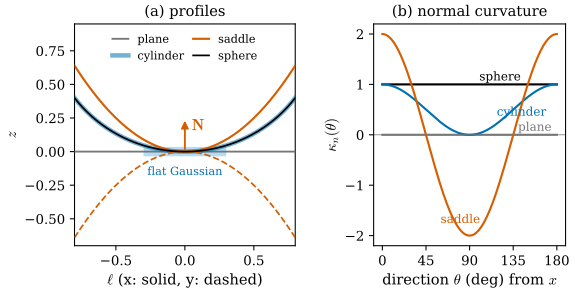

The script that saved this image:
"""Figure 49.1.1: four surfaces with the same tangent plane and normal at the origin, and their normal curvatures.

All four pass through the origin with tangent plane z = 0 and unit normal N = e_3 (upward):
  plane z = 0;  sphere of radius 1 centred at (0, 0, 1);  cylinder of radius 1 with axis {x = 0, z = 1} (along y);
  saddle z = x^2 - y^2 (GUIDELINES §7).
(a) Profiles in the x-direction (solid) and the y-direction (dashed) over |l| <= 0.8, with a flat Gaussian of 1-sigma
    half-width 0.3 in the tangent plane (grey band).
(b) Normal curvature kappa_n(theta) = kappa_1 cos^2 theta + kappa_2 sin^2 theta (Euler's formula) with N = e_3:
    plane (0, 0), sphere (1, 1), cylinder (1, 0), saddle (2, -2).

Run from the project root: PYTHONPATH=tools python3 chapters/49-paper-geosplat/figures/fig-49-1-1-same-normal.py
"""
import numpy as np

import dgfig

dgfig.setup()
import matplotlib.pyplot as plt  # noqa: E402

C = dgfig.COLORS
l = np.linspace(-0.8, 0.8, 321)
circ = 1 - np.sqrt(1 - l ** 2)
profiles = {  # name: (x-profile, y-profile, colour, (kappa_1, kappa_2) w.r.t. N = e3 along x, y)
    "plane": (0 * l, 0 * l, C["aux"], (0.0, 0.0)),
    "sphere": (circ, circ, C["main"], (1.0, 1.0)),
    "cylinder": (circ, 0 * l, C["tangent"], (1.0, 0.0)),
    "saddle": (l ** 2, -l ** 2, C["normal"], (2.0, -2.0)),
}
# self-checks: second derivative at 0 of each profile = normal curvature in that direction
h = l[1] - l[0]
i0 = len(l) // 2
for name, (px, py, _, (kx, ky)) in profiles.items():
    for p, k in ((px, kx), (py, ky)):
        assert abs((p[i0 + 1] - 2 * p[i0] + p[i0 - 1]) / h ** 2 - k) < 1e-3, name
# the deviation at l = 0.1 quoted in Example 49.1.1
assert abs((1 - np.sqrt(1 - 0.01)) - 0.0050126) < 1e-6

fig, axes = plt.subplots(1, 2, figsize=(6.6, 3.0), gridspec_kw={"width_ratios": [1.15, 1], "wspace": 0.38})
ax = axes[0]
from matplotlib.patches import Rectangle  # noqa: E402
ax.add_patch(Rectangle((-0.3, -0.035), 0.6, 0.07, color=C["region"], alpha=0.45, lw=0, zorder=1))
ax.text(0.0, -0.11, "flat Gaussian", ha="center", va="top", fontsize=8.5, color=C["tangent"])
widths = {"plane": 1.4, "sphere": 1.3, "cylinder": 3.4, "saddle": 1.6}
alphas = {"plane": 1.0, "sphere": 1.0, "cylinder": 0.55, "saddle": 1.0}
for name in ("plane", "cylinder", "saddle", "sphere"):
    px, py, col, _ = profiles[name]
    ax.plot(l, px, color=col, lw=widths[name], alpha=alphas[name], label=name, zorder=3)
    if name in ("saddle",):
        ax.plot(l, py, color=col, lw=1.3, ls="--", zorder=3)
ax.annotate("", xy=(0, 0.25), xytext=(0, 0), arrowprops=dict(arrowstyle="-|>", color=C["normal"], lw=1.4))
ax.text(0.05, 0.16, r"$\mathbf{N}$", color=C["normal"], fontsize=12)
ax.set_xlim(-0.8, 0.8)
ax.set_ylim(-0.7, 0.95)
ax.set_xlabel(r"$\ell$ (x: solid, y: dashed)")
ax.set_ylabel(r"$z$")
ax.set_title("(a) profiles", fontsize=11)
ax.legend(fontsize=8.5, loc="upper center", ncol=2, frameon=False, handlelength=1.4, columnspacing=0.8)

ax = axes[1]
th = np.linspace(0, np.pi, 181)
for name, (_, _, col, (k1, k2)) in profiles.items():
    ax.plot(np.degrees(th), k1 * np.cos(th) ** 2 + k2 * np.sin(th) ** 2, color=col, lw=1.6)
ax.axhline(0, color=C["aux"], lw=0.6)
ax.set_xticks([0, 45, 90, 135, 180])
ax.set_xlabel(r"direction $\theta$ (deg) from $x$")
ax.set_ylabel(r"$\kappa_n(\theta)$")
ax.set_title("(b) normal curvature", fontsize=11)
ax.text(100, 1.08, "sphere", fontsize=9, color=C["main"])
ax.text(118, 0.38, "cylinder", fontsize=9, color=C["tangent"])
ax.text(60, -1.75, "saddle", fontsize=9, color=C["normal"])
ax.text(140, 0.08, "plane", fontsize=9, color=C["aux"])
ax.set_ylim(-2.2, 2.2)
dgfig.save(fig, __file__)
